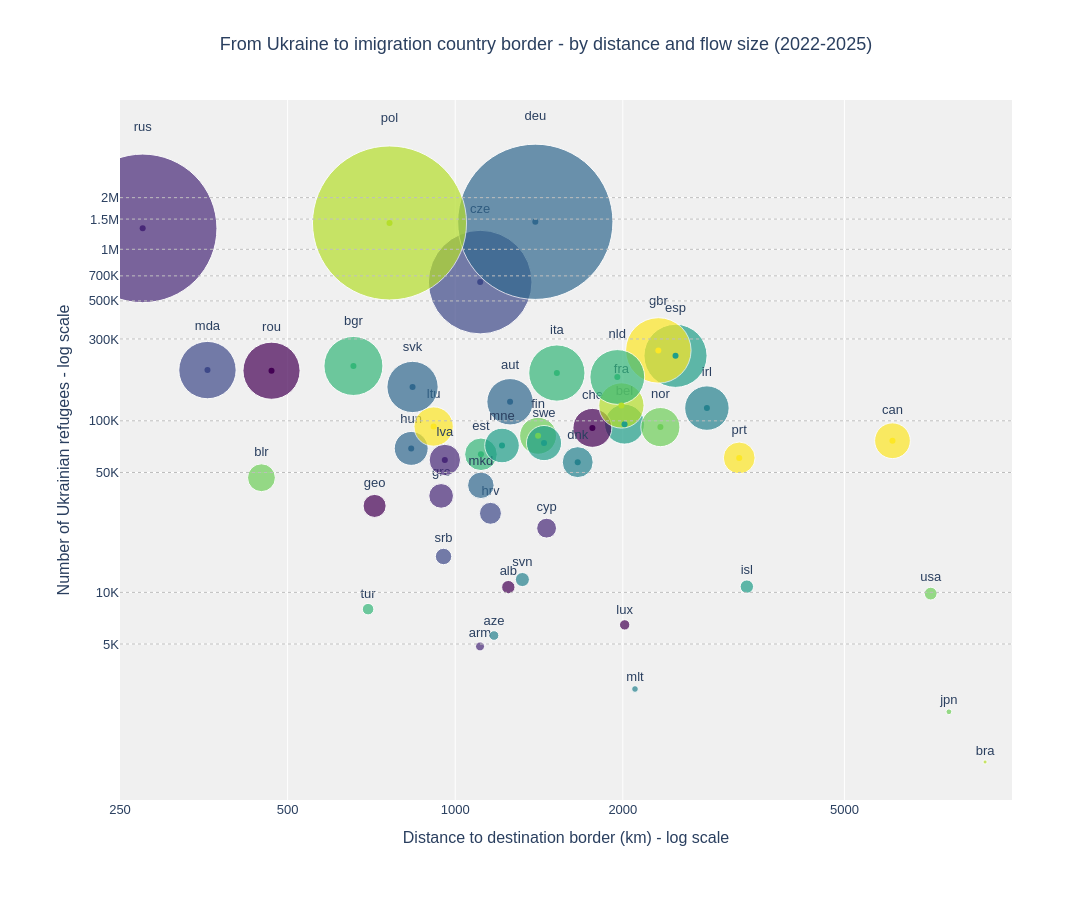

The code cell stored with this chart in its notebook:
### Code cell
# -------------------------------------------------
#        Ukraine war: refugees VS distance
#        2022-2024
# -------------------------------------------------

# Prep plot data
ukraine_plot = prepare_plot_data("ukr", 2022, 2025, min_count=1000)
ukraine_order = ordered_asylumisos_by_label(ukraine_plot)

# create scatter plot
fig = px.scatter(
    ukraine_plot,
    x="border_distance_km",
    y="count",
    size="count",
    log_x=True,
    log_y=True,
    color="asylumiso",
    hover_data={"asylumiso": False},
    category_orders={"asylumiso": ukraine_order},
    text="asylumiso",
    hover_name="asylumname",
    labels={
        "border_distance_km": "Distance to destination border (km) - log scale",
        "count": "Number of Ukrainian refugees - log scale",
        "asylumiso": "Destination country",
    },
    title="From Ukraine to imigration country border - by distance and flow size (2022-2025)",
    color_discrete_sequence=px.colors.sequential.Viridis,
)

# put major nearby destinations on top
fig.data = tuple(
    [trace for trace in fig.data
     if not (trace.name.startswith("pol") or trace.name.startswith("deu") or trace.name.startswith("cze"))]
    + [trace for trace in fig.data if trace.name.startswith("cze")]
    + [trace for trace in fig.data if trace.name.startswith("deu")]
    + [trace for trace in fig.data if trace.name.startswith("pol")]
)

# style scatter plot
fig.update_traces(
    textposition="top center",
    marker=dict(sizemode="area", sizeref=120, opacity=0.7),
)

apply_hover_styling(fig, lighten_color_hex, 0.65)

# axes
fig.update_yaxes(
    tickvals=[5e3, 1e4, 5e4, 1e5, 3e5, 5e5, 7e5, 1e6, 1.5e6, 2.e6],
    ticktext=["5K", "10K", "50K", "100K", "300K", "500K", "700K", "1M", "1.5M", "2M"],
)

fig.update_xaxes(
    range=[math.log10(250), 4],
    tickvals=[250, 500, 1000, 2000, 5000],
    ticktext=["250", "500", "1000", "2000", "5000"],
)

fig.update_layout(
    title_x=0.5,
    width=1200,
    height=900,
    plot_bgcolor="#f0f0f0",
    paper_bgcolor="white",
    showlegend=False,
    font=dict(family="Helvetica", size=13),
    margin=dict(l=120, r=80, t=100, b=100),
)

# add reference lines
reference_lines = [
    (5_000, "5K"),
    (10_000, "10K"),
    (50_000, "50K"),
    (100_000, "100K"),
    (300_000, "300K"),
    (500_000, "500K"),
    (700_000, "700K"),
    (1_000_000, "1M"),
    (1_500_000, "1.5M"),
    (2_000_000, "2M"),
]

for y_value, label in reference_lines:
    fig.add_hline(
        y=y_value,
        line_width=1,
        line_dash="dot",
        line_color="#BDBDBD",
        annotation_text=label,
        annotation_position="left",
        annotation_font_size=11,
        annotation_font_color="#555555",
    )

# add extra scatter for readability
for trace in fig.data:
    try:
        y = trace.y[0]
    except:
        continue

    if y > 50_000:
        fig.add_scatter(
            x=trace.x,
            y=trace.y,
            mode="markers",
            marker=dict(size=6, color=trace.marker.color),
            showlegend=False,
            hoverinfo="skip",
        )

# save and show
fig.write_html("../visualizations/ukraine_distance_vs_count.html")

fig.show()
